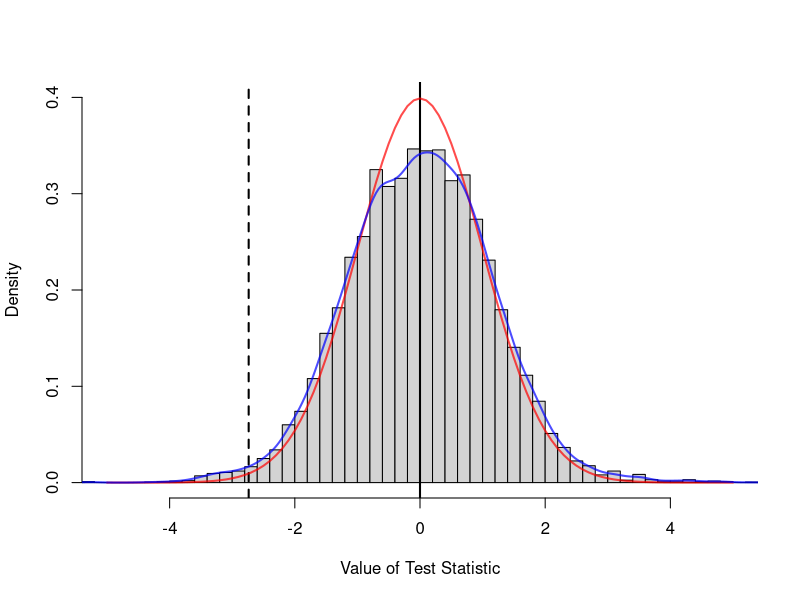

Generate this figure with R:
library("metafor")
data("dat.bcg", package = "metafor")
dat <- escalc(measure = "RR", ai = tpos, bi = tneg, ci = cpos, 
              di = cneg, data = dat.bcg, append = TRUE)
k <- length(dat.bcg$trial)
dat.fm <- data.frame(study = factor(rep(1:k, each = 4)))
dat.fm$grp <- factor(rep(c("T", "T", "C", "C"), k), levels = c("T", "C"))
dat.fm$out <- factor(rep(c("+", "-", "+", "-"), k), levels = c("+", "-"))
dat.fm$freq <- with(dat.bcg, c(rbind(tpos, tneg, cpos, cneg)))
dat$a.random     <- ifelse(dat$alloc == "random",     1, 0)
dat$a.alternate  <- ifelse(dat$alloc == "alternate",  1, 0)
dat$a.systematic <- ifelse(dat$alloc == "systematic", 1, 0)
res <- rma(yi, vi, mods = cbind(ablat, year), data = dat)
permres <- permutest(res, iter = 10000, retpermdist = TRUE)
hist(permres$zval.perm[,2], breaks = 140, freq = FALSE, 
     xlim = c(-5, 5), ylim = c(0, .4), main = "", 
     xlab = "Value of Test Statistic")
abline(v = res$zval[2], lwd = 2, lty = "dashed")
abline(v = 0, lwd = 2)
curve(dnorm, from = -5, to = 5, add = TRUE, lwd = 2, 
      col = rgb(1, 0, 0, alpha = .7))
lines(density(permres$zval.perm[,2]), lwd = 2, 
      col = rgb(0, 0, 1, alpha = .7))
